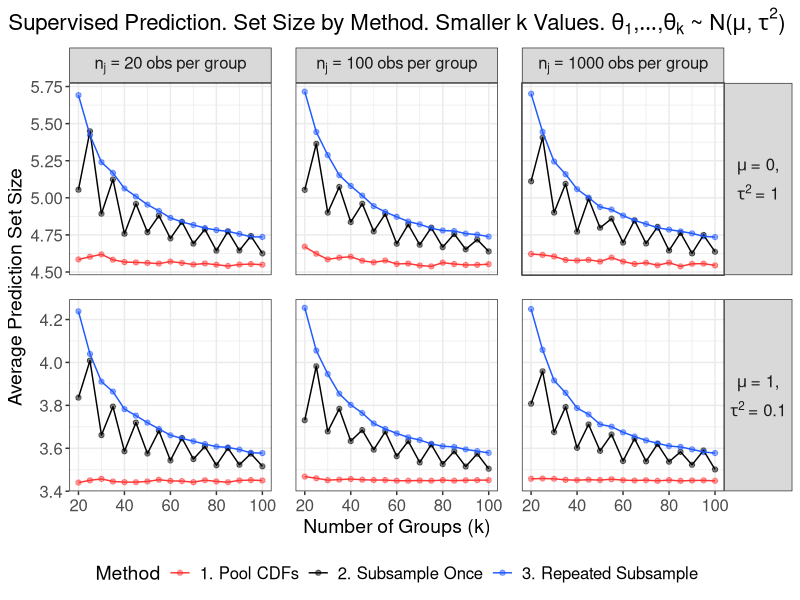
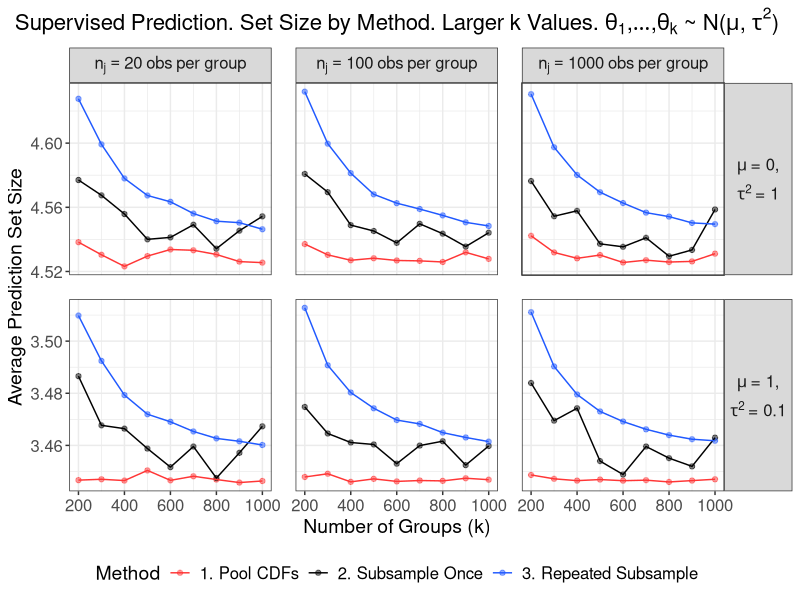

Write the R code that produced these figures, in order.
# Size plots for supervised methods on normal data
# across additional n_j

library(tidyverse)
library(data.table)
library(gridExtra)
library(grid)

# Create theme
paper_theme <- theme_bw() +
  theme(plot.title = element_text(hjust = 0.5, size = 16),
        plot.subtitle = element_text(hjust = 0.5, size = 14),
        legend.title = element_text(size = 14),
        axis.title = element_text(size = 14),
        legend.text = element_text(size = 12),
        axis.text = element_text(size = 12),
        strip.text = element_text(size = 12),
        panel.spacing = unit(1.2, "lines"))

# Read in data
method_1 <- fread(file = "sim_data/appendix/sup_addl/method_1.csv") %>%
  dplyr::mutate(Method = "1. Pool CDFs")

method_2 <- fread(file = "sim_data/appendix/sup_addl/method_2.csv") %>%
  dplyr::mutate(Method = "2. Subsample Once")

method_3 <- fread(file = "sim_data/appendix/sup_addl/method_3.csv") %>%
  dplyr::rename(coverage = coverage_2alpha, avg_size = avg_size_2alpha) %>%
  dplyr::mutate(Method = "3. Repeated Subsample")

# Merge results across methods
results <- rbind(method_1, method_2, method_3, fill = TRUE)

# Code to extract legend: http://www.sthda.com/english/wiki/wiki.php?id_contents=7930#add-a-common-legend-for-multiple-ggplot2-graphs
get_legend<-function(myggplot){
  tmp <- ggplot_gtable(ggplot_build(myggplot))
  leg <- which(sapply(tmp$grobs, function(x) x$name) == "guide-box")
  legend <- tmp$grobs[[leg]]
  return(legend)
}

########################
##### Create plots #####
########################

##### Size #####

# Size vs k, smaller values of k
size_small_k <- results %>%
  dplyr::filter(k <= 100, n %in% c(20, 100, 1000)) %>%
  dplyr::mutate(Method = factor(
    Method,
    levels = c("1. Pool CDFs",
               "2. Subsample Once",
               "3. Repeated Subsample"),
    labels = c("1. Pool CDFs",
               "2. Subsample Once",
               "3. Repeated Subsample"))) %>%
  dplyr::mutate(n = factor(n, levels = c(20, 100, 1000),
                    labels = c("n[j]==20~obs~per~group",
                               "n[j]==100~obs~per~group",
                               "n[j]==1000~obs~per~group")),
         Params = factor(mu, levels = c(0, 1),
                         labels = expression(atop(mu~"= 0,", tau^2~"= 1"),
                                             atop(mu~"= 1,", tau^2~"= 0.1")))) %>%
  ggplot(aes(x = k, y = avg_size, color = Method)) +
  facet_grid(Params ~ n, labeller = label_parsed, scale = "free_y") +
  geom_point(alpha = 0.5) +
  geom_line() +
  labs(x = "Number of Groups (k)",
       y = "Average Prediction Set Size",
       title = expression("Supervised Prediction. Set Size by Method."~
                            "Smaller k Values."~theta[1]*","*ldots*","*theta[k]~
                            "~ N("*mu*","~tau^2*")")) +
  scale_color_manual(values = c("#FF3636", "black", "#2059FF")) +
  paper_theme +
  theme(legend.position = "bottom",
        strip.text.y = element_text(angle = 0))

# Size vs k, larger values of k
size_large_k <- results %>%
  dplyr::filter(k >= 200, n %in% c(20, 100, 1000)) %>%
  dplyr::mutate(Method = factor(
    Method,
    levels = c("1. Pool CDFs",
               "2. Subsample Once",
               "3. Repeated Subsample"),
    labels = c("1. Pool CDFs",
               "2. Subsample Once",
               "3. Repeated Subsample"))) %>%
  dplyr::mutate(n = factor(n, levels = c(20, 100, 1000),
                    labels = c("n[j]==20~obs~per~group",
                               "n[j]==100~obs~per~group",
                               "n[j]==1000~obs~per~group")),
         Params = factor(mu, levels = c(0, 1),
                         labels = expression(atop(mu~"= 0,", tau^2~"= 1"),
                                             atop(mu~"= 1,", tau^2~"= 0.1")))) %>%
  ggplot(aes(x = k, y = avg_size, color = Method)) +
  facet_grid(Params ~ n, labeller = label_parsed, scale = "free_y") +
  geom_point(alpha = 0.5) +
  geom_line() +
  labs(x = "Number of Groups (k)",
       y = "Average Prediction Set Size",
       title = expression("Supervised Prediction. Set Size by Method."~
                            "Larger k Values."~theta[1]*","*ldots*","*theta[k]~
                            "~ N("*mu*","~tau^2*")")) +
  scale_color_manual(values = c("#FF3636", "black", "#2059FF"))  +
  paper_theme +
  theme(legend.position = "bottom",
        strip.text.y = element_text(angle = 0))

######################
##### Save plots #####
######################

ggsave(plot = size_small_k,
       filename = "sim_figures/appendix/sup_size_small_k.pdf",
       width = 8.5, height = 4.5)

ggsave(plot = size_large_k,
       filename = "sim_figures/appendix/sup_size_large_k.pdf",
       width = 8.5, height = 4.5)
